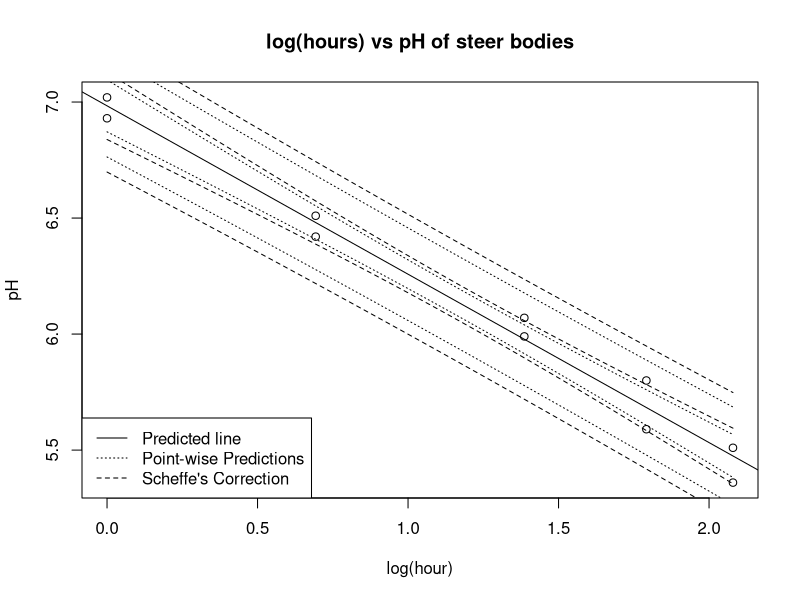
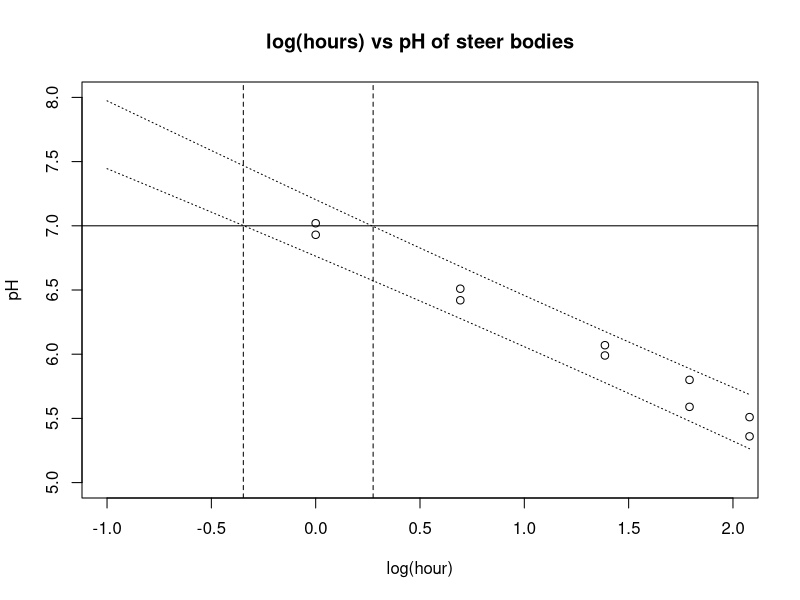
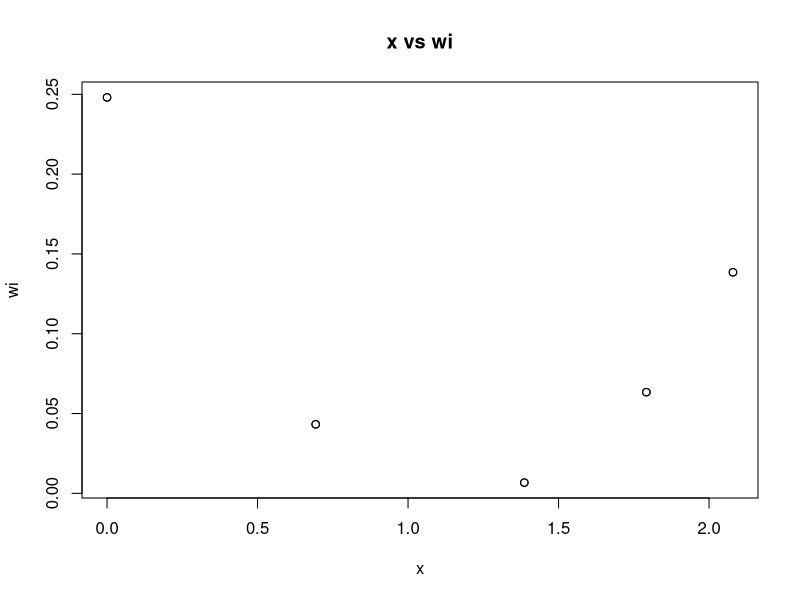
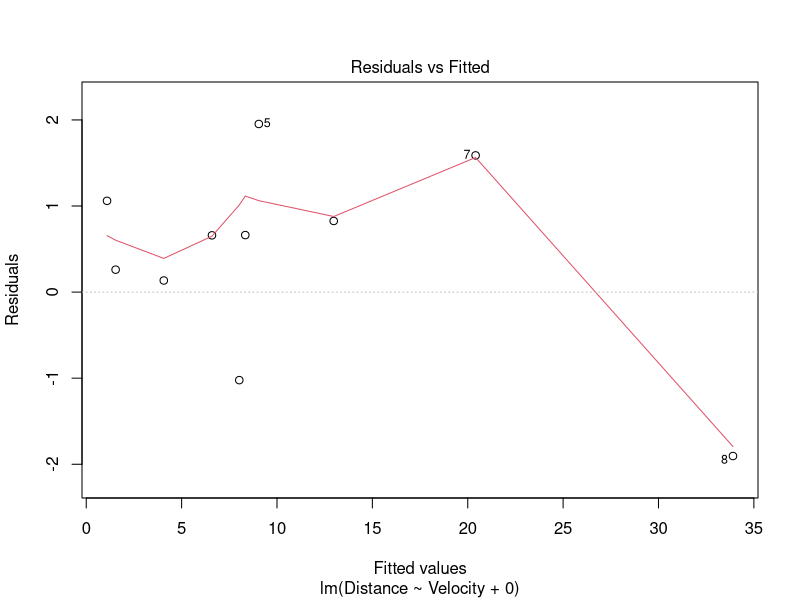
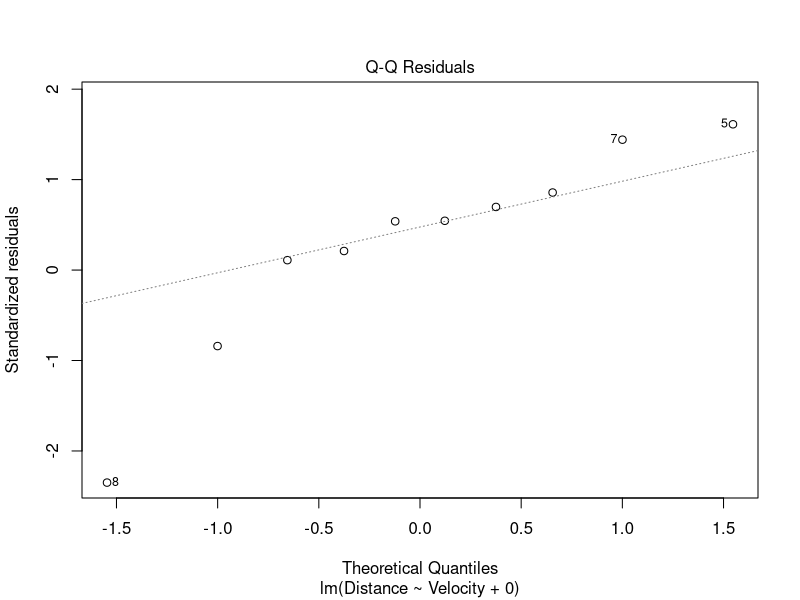
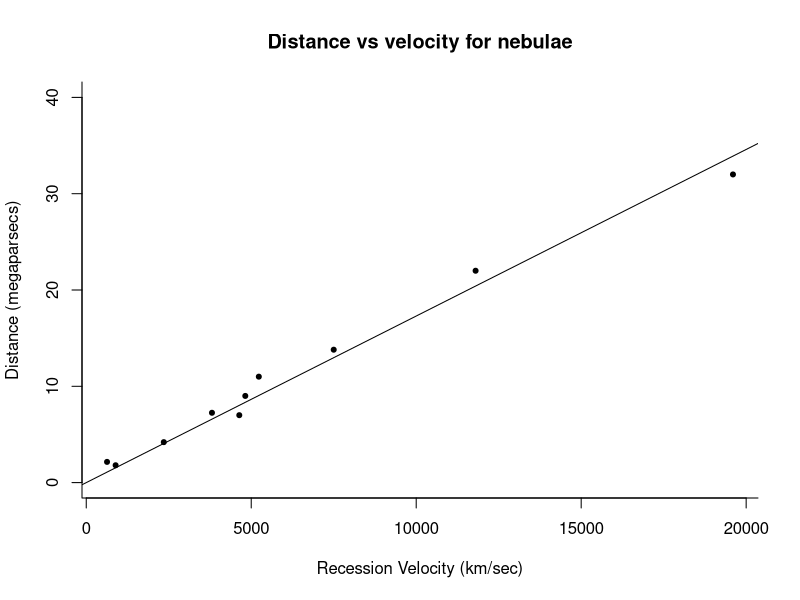
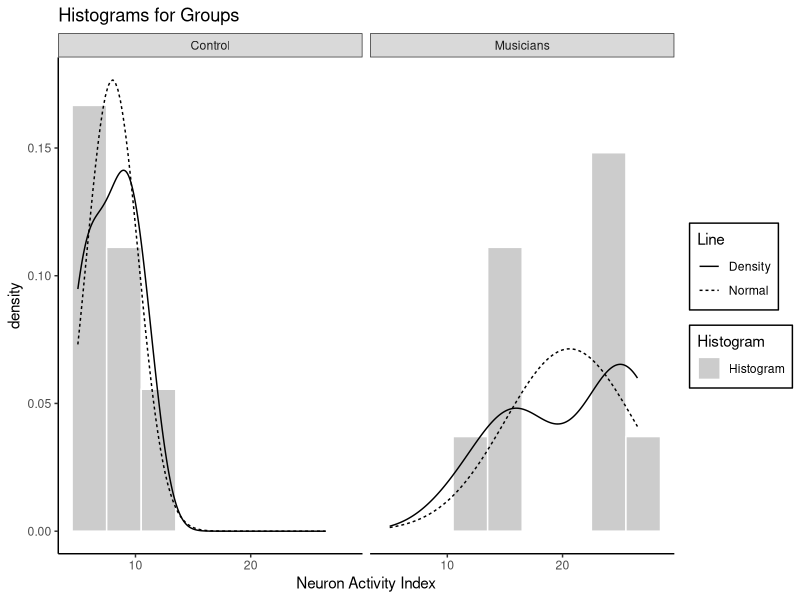
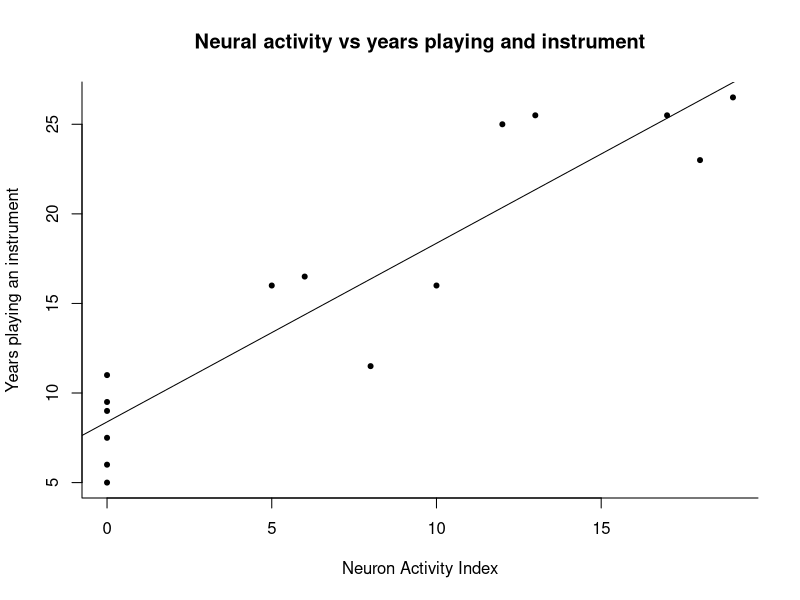

Recreate these plots in R, in order.
## ---- chunk 1
steer <- 1:10
timeAfterSlaughter <- c(1,1,2,2,4,4,6,6,8,8)
pH <- c(7.02, 6.93, 6.42, 6.51, 6.07, 5.99, 5.59, 5.80, 5.51, 5.36)
x <- log(timeAfterSlaughter)
y <- pH

x <- x-log(5)
mod2 <- lm(y~x)
tricky <- summary(mod2)

tricky$coefficients

## ---- chunk 2
x <- log(timeAfterSlaughter)
mod1 <- lm(y~x)
plot(x, y, main = "log(hours) vs pH of steer bodies", xlab = "log(hour)", 
     ylab = "pH")
abline(mod1)

# point-wise confidence interval
newx <- seq(from = min(x), max(x), length.out = 100)
#newx <- x
dat <- predict(mod1, newdata=data.frame(x=newx), 
        interval = c("confidence"), type="response")
lines(newx, dat[,2], lty = 3); lines(newx, dat[,3], lty = 3)

# confidence bands correcting for multiple testing
prdScheffe <- predict(mod1, newdata=data.frame(x=newx), 
        interval = c("confidence"), type="response")
means <- prdScheffe[,1]
lwrBound <- prdScheffe[,2]
                   # mean   # SE                       # scheffe correction
prdScheffe[,2] <- means - (lwrBound-means)/qt(0.975,8)*sqrt(2*qf(0.95,2,8))
prdScheffe[,3] <- means + (lwrBound-means)/qt(0.975,8)*sqrt(2*qf(0.95,2,8))
lines(newx,prdScheffe[,2], col="black", lty=2)
lines(newx,prdScheffe[,3], col="black", lty=2)


# point-wise prediction interval
newx <- seq(from = min(x), max(x), length.out = 100)
#newx <- x
dat <- predict(mod1, newdata=data.frame(x=newx), 
        interval = c("predict"), type="response")
lines(newx, dat[,2], lty = 3); lines(newx, dat[,3], lty = 3)

# confidence bands correcting for multiple testing
prdScheffe <- predict(mod1, newdata=data.frame(x=newx), 
        interval = c("prediction"), type="response")
means <- prdScheffe[,1]
lwrBound <- prdScheffe[,2]
                   

sigmaHat <- sqrt(sum(mod1$residuals^2)/(length(x) - 2))
SE <- sigmaHat * sqrt(1/10 + (newx - mean(x))^2/(9*var(x)))
SEP <- sigmaHat * sqrt(1 + 1/10 + (newx - mean(x))^2/(9*var(x)))

# confidence bands without scheffe's correction - checking my calcs
#lines(newx, prdScheffe[,1] + SEP*qt(p = .975, df = 8), col = "red")
#lines(newx, prdScheffe[,1] + SEP*qt(p = .975, df = 8), col = "red")

# confidence bands with scheffe's correction -- checking my own calcs
#lines(newx, prdScheffe[,1] + SEP*sqrt(2*qf(0.95,2,8)), col = "red")


                  # mean   # SE                       # scheffe correction
prdScheffe[,2] <- means - (lwrBound-means)/qt(0.975,8)*sqrt(2*qf(0.95,2,8))
prdScheffe[,3] <- means + (lwrBound-means)/qt(0.975,8)*sqrt(2*qf(0.95,2,8))
lines(newx,prdScheffe[,2], col="black", lty=2)
lines(newx,prdScheffe[,3], col="black", lty=2)

legend("bottomleft", 
       legend = c("Predicted line", "Point-wise Predictions", "Scheffe's Correction"), lty = c(1, 3,2))

## ---- chunk 3
# point-wise prediction interval
plot(x, y, main = "log(hours) vs pH of steer bodies", xlab = "log(hour)", 
     ylab = "pH", xlim = c(-1,2), ylim = c(5, 8))

newx <- seq(from = min(x) - 1, max(x), length.out = 100)
#newx <- x
dat <- predict(mod1, newdata=data.frame(x=newx), 
        interval = c("prediction"), type="response")
lines(newx, dat[,2], lty = 3); lines(newx, dat[,3], lty = 3)
abline(h = 7)
abline(v = newx[round(dat[,2], 2) == 7.00], lty =2)
abline(v = newx[round(dat[,3], 2) == 7.00], lty =2)


## ---- chunk 4
wi <- (x - mean(x))^2 / (sum((x - mean(x))^2))
plot(x, wi, main = "x vs wi")

#other <- (y-mean(y))/(x - mean(x))
#plot(x, other)
## ---- chunk 5
options(xtable.comment = FALSE)
library(xtable)
bang <- read.csv("data/ex0725.csv")


mod3 <- lm(Distance~Velocity, data = bang)
s <- summary(mod3)
#s$coefficients


# fit model without an intercept
mod4 <- lm(Distance~Velocity + 0, data = bang)
s4 <- summary(mod4)
#s4$coefficients[1] * 979.8


## ---- chunk 6
# residual plot
plot(mod4, which = 1)

plot(mod4,which = 2)

## ---- chunk 7
options("scipen"=10, "digits"=9)
ff <- xtable(s, caption = "Model fitted with intercept")
digits(ff) <- c(6,6,6,6, 5)
print(ff, floating = T)

## ---- chunk 8
sf <- xtable(s4, caption = "Model fitted without intercept")
digits(sf) <- c(6,6,6,6,5)
print(sf, floating = T)

CI <- confint(mod4, parm = "bang$Velocity", level = 0.95)
CIB <- CI * 979.8

## ---- chunk 9
plot(bang$Distance~bang$Velocity, bty = "l", 
     main = "Distance vs velocity for nebulae",
     xlab = "Recession Velocity (km/sec)", 
     ylab = "Distance (megaparsecs)", pch = 20, 
     ylim = c(0, 40))
abline(mod4)

## ---- chunk 10
brain <- read.csv("data/ex0728.csv")

trt <- ifelse(test = brain$Years == 0, yes = "Control", no = "Musician")
#boxplot(brain$Activity~trt)

require(ggplot2)
require(plyr)
tAssumpChecker <- function(group1, 
                           group2, 
                           group1title = "group1", 
                           group2title = "group2", 
                           graphTitle = "Histograms for Groups") {
     
     mdat <- data.frame(dat = c(group1, group2), 
                        trt = c(rep(group1title, length(group1)), 
                                rep(group2title, length(group2))))
     sp <- data.frame(row.names = 1:nrow(mdat))
     sp$PctChange <- mdat$dat
     sp$SpeedLimit <- mdat$trt
     
     grid <- with(sp, seq(min(PctChange), max(PctChange), length = 100))
     normaldens <- ddply(sp, "SpeedLimit", 
                         function(df) {
                              data.frame( 
                                        predicted = grid,
                                        density = dnorm(grid, mean(df$PctChange), 
                                                        sd(df$PctChange)))
                         })
     
     # look at distributions of data
     ggplot(sp, aes(x = PctChange)) + 
          # histogram
          geom_histogram(aes(y = ..density.., fill = "Histogram"), color = "white", 
                          alpha = 0.2, binwidth = 3) + 
          # kernel density line
          geom_line(aes(y = ..density..,  lty = "Density"), stat = 'density')+
          # normal line
          geom_line(aes(y = density, x = predicted, lty = "Normal"), data = normaldens) + 
          # facet
          facet_grid(~SpeedLimit)  +
          
          # labels and theme
          #xlim(c(-3.5, 3.5))+
          labs(x = "Value", title = graphTitle) + 
          theme_bw() + 
          theme(legend.background = element_rect(colour = "black"),
               plot.background = element_blank()
               ,panel.grid.major = element_blank()
               ,panel.grid.minor = element_blank()
               ,panel.border = element_blank()
               ,axis.line = element_line(color = 'black')) + 
          # Names for the legend
          scale_linetype(name = "Line")+
          scale_fill_manual(name = "Histogram", values = c("black"))
     ## the distribution looks like we need to log-transform the data
}


tAssumpChecker(group1 = brain$Activity[trt == "Control"], 
               group2 = brain$Activity[trt == "Musician"], 
               "Control", "Musicians") + xlab("Neuron Activity Index")

#var(brain$Activity[trt == "Control"])
#var(brain$Activity[trt == "Musician"])

## ---- chunk 11
tt <- t.test((brain$Activity[trt == "Musician"]),
             (brain$Activity[trt == "Control"])
       , var.equal = T)
c(tt$statistic, pvalue = tt$p.value)
## ---- chunk 12
brain$trt <- ifelse(brain$Years == 0, 0, 1)
#plot(brain$Activity~brain$trt)
mod6 <- lm(Activity~trt, data = brain)
#abline(mod6)
tm <- summary(mod6)
c(t = tm$coefficients[2,3], pvalue = tm$coefficients[2,4])
diffMeans <- mean(brain$Activity[trt == "Musician"]) - mean(brain$Activity[trt == "Control"])

## ---- chunk 13
plot(brain$Activity~brain$Years, bty = "l", 
     xlab = "Neuron Activity Index", 
     ylab = "Years playing an instrument", pch = 20, 
     main = "Neural activity vs years playing and instrument")
mod7 <- lm(Activity~Years, data = brain)
abline(mod7)

## ---- chunk 14
plot(mod7, which = 1)
plot(mod7, which = 2)
## ---- chunk 15
ta <- xtable(summary(mod7), caption="Summary of linear regression for Neuron activity vs Number of years playing an instrument")
digits(ta) <- c(6,6,6,6,6)
print(ta)

